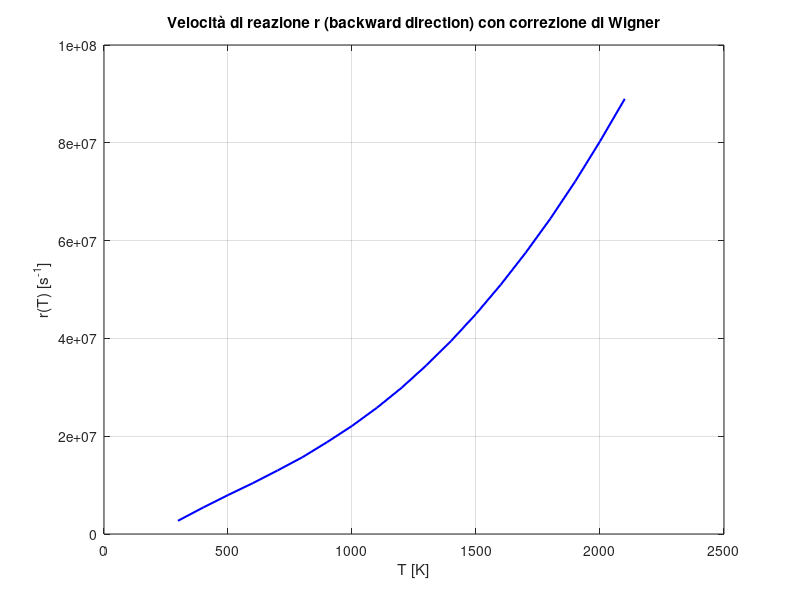

Recreate this plot in MATLAB.
T = [298.15, 400, 500, 600, 700, 800, 900, 1000, 1100, 1200, ...
    1300, 1400, 1500, 1600, 1700, 1800, 1900, 2000, 2100];

r_forw = [3.15E+08
2.73E+08
2.52E+08
2.44E+08
2.43E+08
2.49E+08
2.58E+08
2.70E+08
2.85E+08
3.02E+08
3.21E+08
3.41E+08
3.63E+08
3.86E+08
4.11E+08
4.36E+08
4.63E+08
4.90E+08
5.19E+08
];

r_forw_corretto = [7.59E+08
4.87E+08
3.79E+08
3.29E+08
3.06E+08
2.97E+08
2.98E+08
3.04E+08
3.15E+08
3.29E+08
3.45E+08
3.63E+08
3.84E+08
4.05E+08
4.29E+08
4.53E+08
4.79E+08
5.06E+08
5.33E+08
];

%figure;
%plot(T,r_forw_corretto,'b', 'LineWidth', 1.5);
%xlabel('T [K]');
%ylabel('r(T) [s^{-1}]');
%title('Velocità di reazione r (forward direction) con correzione di Wigner');
%grid on;

r_back = [1.12E+06
3.04E+06
5.30E+06
7.75E+06
1.04E+07
1.32E+07
1.63E+07
1.97E+07
2.34E+07
2.75E+07
3.21E+07
3.71E+07
4.26E+07
4.86E+07
5.51E+07
6.21E+07
6.97E+07
7.78E+07
8.66E+07
];

r_back_corretto = [2.70E+06
5.42E+06
7.96E+06
1.04E+07
1.30E+07
1.57E+07
1.88E+07
2.21E+07
2.58E+07
2.99E+07
3.45E+07
3.95E+07
4.50E+07
5.10E+07
5.75E+07
6.45E+07
7.21E+07
8.03E+07
8.90E+07
];

figure;
%loglog(T, r_forw, 'r', 'LineWidth', 1.5);
plot(T,r_back_corretto,'b', 'LineWidth', 1.5);
xlabel('T [K]');
ylabel('r(T) [s^{-1}]');
title('Velocità di reazione r (backward direction) con correzione di Wigner');
grid on;
